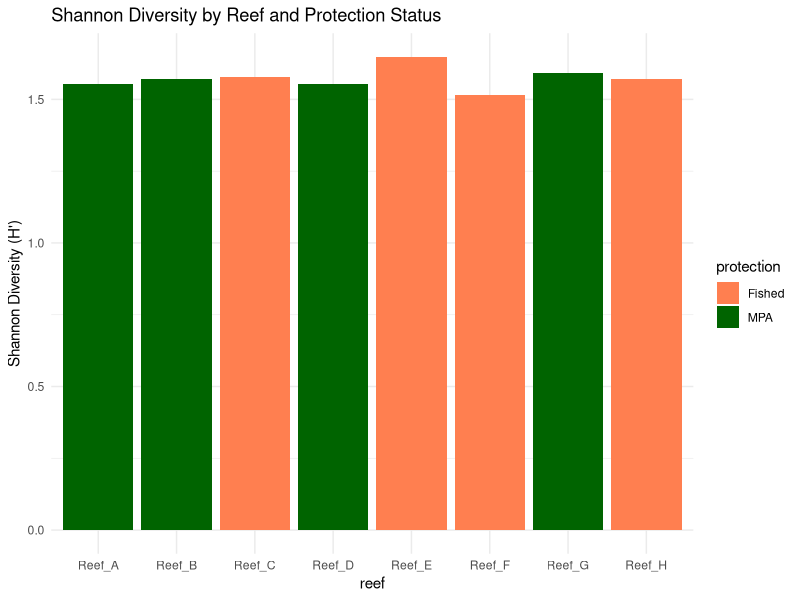
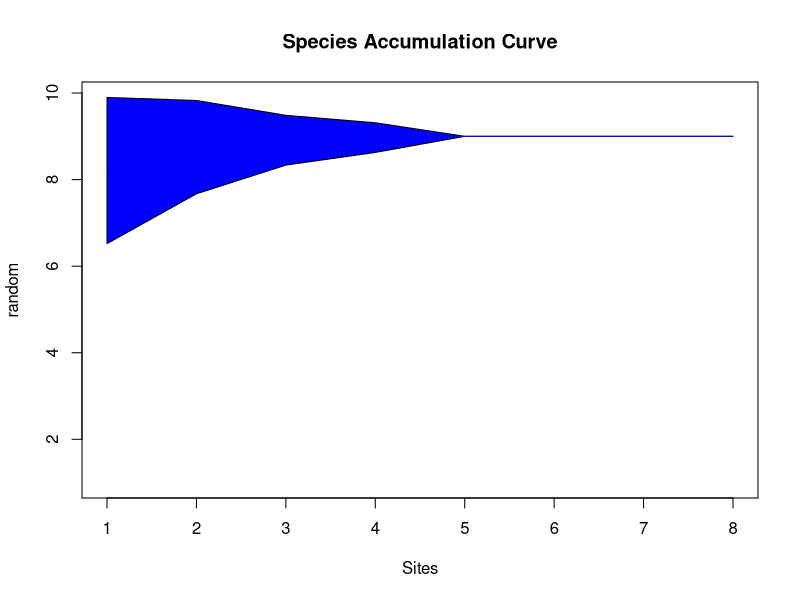
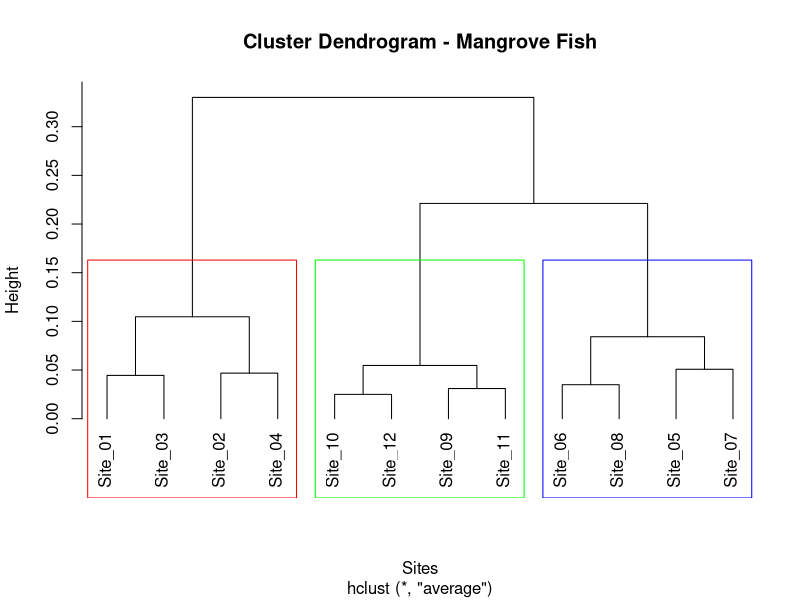
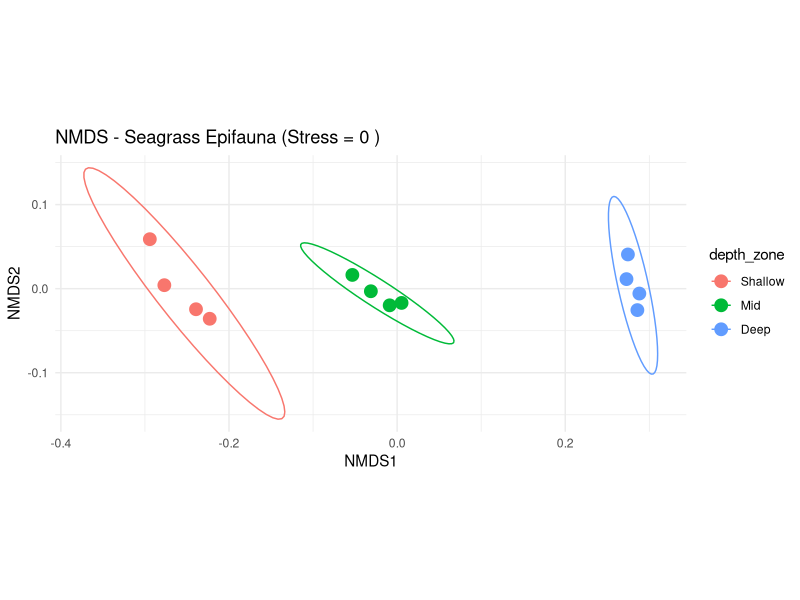
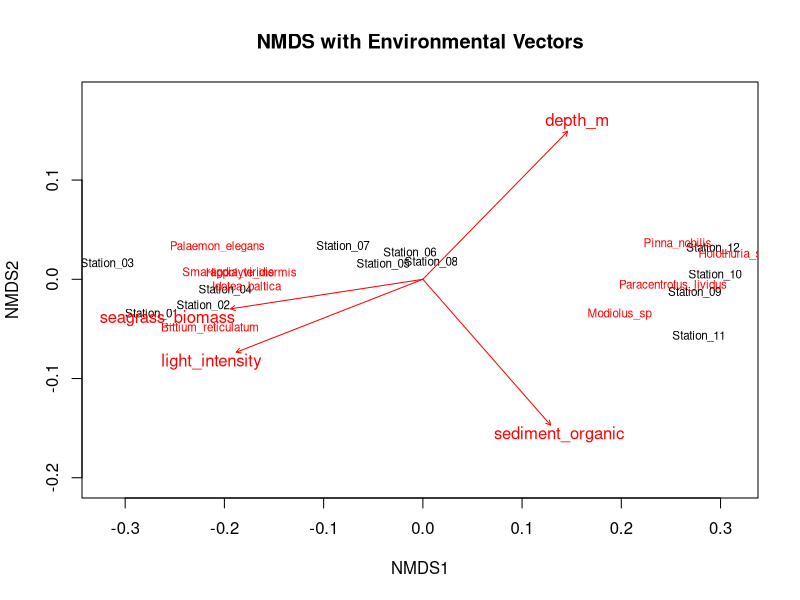
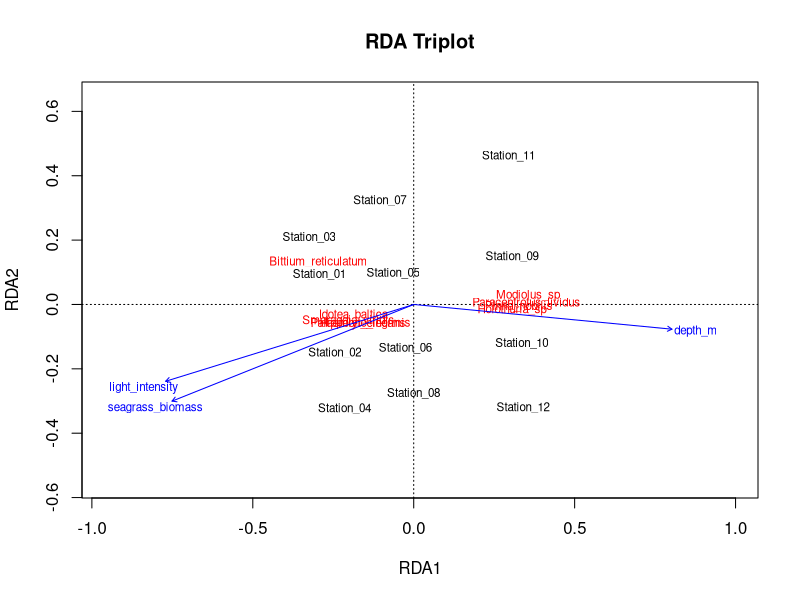
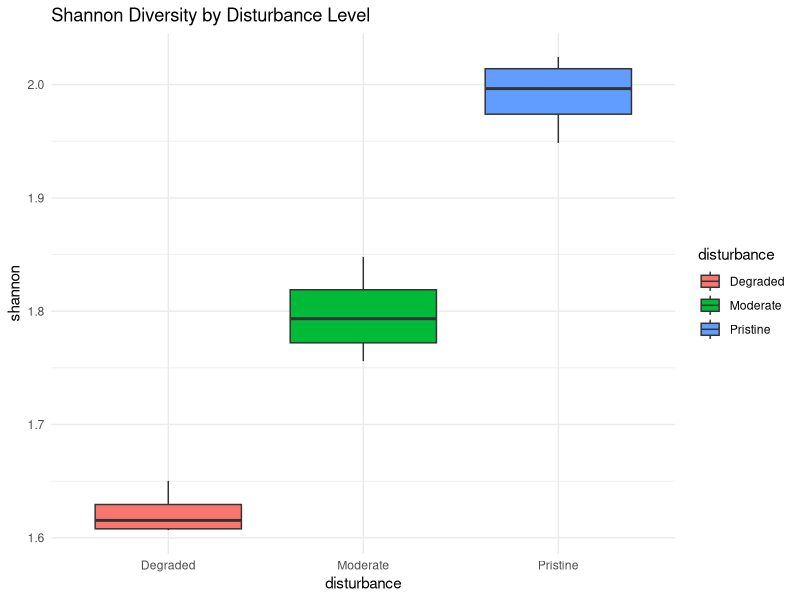
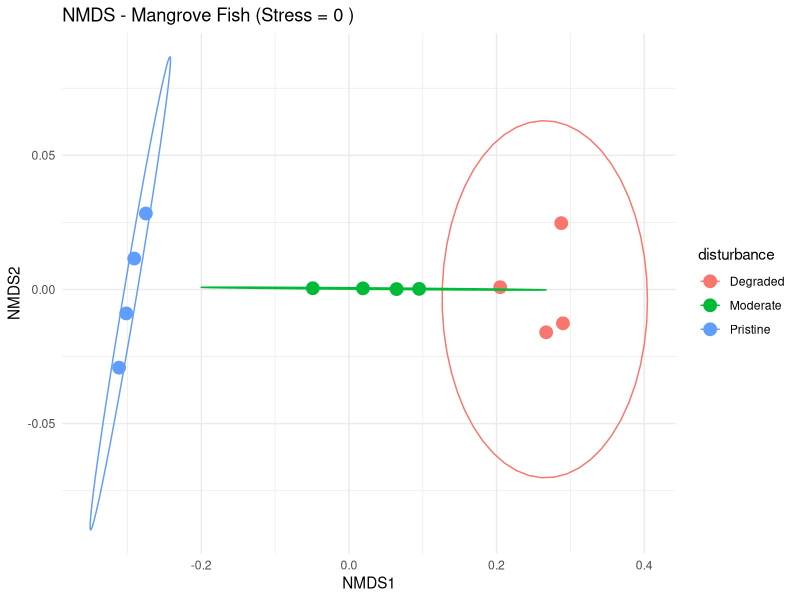

Reproduce these figures in R, in order.
# ============================================
# Multivariate & Diversity Analysis Exercises
# Marine and Coastal Ecology Applications
# ============================================

library(vegan)
library(ggplot2)

# ============================================
# DATASETS FOR EXERCISES
# ============================================

# -----------------------------------------
# DATASET 1: Mangrove Fish Assemblages
# -----------------------------------------
# Fish abundance from mangrove sites with different disturbance levels

set.seed(42)

mangrove_fish <- data.frame(
  # Resident species
  Lutjanus_argentimaculatus = c(25, 28, 22, 30, 8, 5, 10, 6, 3, 2, 4, 3),
  Lates_calcarifer = c(12, 15, 10, 18, 4, 3, 5, 4, 1, 2, 2, 1),
  Scatophagus_argus = c(45, 50, 42, 55, 20, 15, 25, 18, 8, 5, 10, 6),

  # Transient species
  Mugil_cephalus = c(30, 35, 28, 40, 35, 38, 32, 40, 45, 50, 42, 48),
  Chanos_chanos = c(18, 22, 15, 25, 25, 28, 22, 30, 35, 40, 32, 38),

  # Opportunistic species
  Ambassis_gymnocephalus = c(60, 55, 65, 52, 80, 85, 75, 88, 120, 130, 115, 125),
  Gerres_oyena = c(40, 45, 38, 48, 55, 60, 50, 65, 90, 95, 85, 100),
  Leiognathus_equulus = c(35, 38, 32, 42, 65, 70, 60, 75, 110, 115, 105, 120)
)

rownames(mangrove_fish) <- paste0("Site_", sprintf("%02d", 1:12))

mangrove_env <- data.frame(
  site = paste0("Site_", sprintf("%02d", 1:12)),
  disturbance = factor(c(rep("Pristine", 4), rep("Moderate", 4), rep("Degraded", 4))),
  mangrove_cover = c(85, 90, 82, 88, 55, 50, 60, 52, 20, 15, 25, 18),
  water_turbidity = c(5, 4, 6, 5, 15, 18, 12, 16, 35, 40, 32, 38),
  prop_roots_density = c(45, 50, 42, 48, 28, 25, 32, 26, 10, 8, 12, 9),
  distance_ocean_km = c(2, 3, 1.5, 2.5, 4, 5, 3.5, 4.5, 6, 7, 5.5, 6.5)
)

# -----------------------------------------
# DATASET 2: Seagrass Epifauna
# -----------------------------------------
# Invertebrate abundance on seagrass at different depths

seagrass_fauna <- data.frame(
  # Gastropods
  Smaragdia_viridis = c(45, 52, 48, 55, 30, 35, 28, 38, 15, 18, 12, 20),
  Bittium_reticulatum = c(80, 75, 85, 70, 55, 50, 60, 48, 25, 22, 28, 20),

  # Bivalves
  Pinna_nobilis = c(5, 8, 6, 10, 12, 15, 10, 18, 20, 25, 18, 28),
  Modiolus_sp = c(15, 18, 12, 20, 22, 25, 20, 28, 35, 40, 32, 42),

  # Crustaceans
  Hippolyte_inermis = c(35, 40, 32, 45, 25, 28, 22, 30, 12, 15, 10, 18),
  Palaemon_elegans = c(28, 32, 25, 35, 20, 22, 18, 25, 8, 10, 6, 12),
  Idotea_baltica = c(50, 55, 48, 58, 35, 38, 32, 42, 18, 20, 15, 22),

  # Echinoderms
  Paracentrotus_lividus = c(8, 10, 6, 12, 15, 18, 12, 20, 25, 30, 22, 32),
  Holothuria_sp = c(3, 5, 2, 6, 8, 10, 6, 12, 15, 18, 12, 20)
)

rownames(seagrass_fauna) <- paste0("Station_", sprintf("%02d", 1:12))

seagrass_env <- data.frame(
  station = paste0("Station_", sprintf("%02d", 1:12)),
  depth_zone = factor(c(rep("Shallow", 4), rep("Mid", 4), rep("Deep", 4)),
                      levels = c("Shallow", "Mid", "Deep")),
  depth_m = c(2, 3, 2.5, 3.5, 6, 7, 5.5, 7.5, 12, 14, 11, 15),
  seagrass_biomass = c(450, 480, 420, 500, 320, 350, 300, 380, 180, 200, 160, 220),
  light_intensity = c(85, 90, 82, 88, 55, 60, 50, 62, 25, 30, 22, 32),
  sediment_organic = c(2.5, 2.2, 2.8, 2.0, 3.5, 3.2, 3.8, 3.0, 5.5, 5.0, 6.0, 4.8)
)

# -----------------------------------------
# DATASET 3: Coral Reef Fish (for diversity)
# -----------------------------------------

coral_fish <- data.frame(
  # High abundance species
  Chromis_viridis = c(150, 180, 45, 165, 50, 40, 160, 55),
  Pomacentrus_moluccensis = c(85, 95, 25, 90, 30, 22, 88, 28),

  # Medium abundance
  Chaetodon_lunulatus = c(25, 30, 8, 28, 10, 6, 27, 9),
  Thalassoma_lunare = c(40, 45, 15, 42, 18, 12, 44, 16),
  Halichoeres_hortulanus = c(30, 35, 12, 32, 14, 10, 33, 13),

  # Low abundance
  Cephalopholis_argus = c(8, 10, 3, 9, 4, 2, 10, 3),
  Epinephelus_merra = c(5, 7, 2, 6, 3, 1, 6, 2),

  # Rare species
  Cheilinus_undulatus = c(2, 3, 0, 2, 1, 0, 3, 1),
  Bolbometopon_muricatum = c(1, 2, 0, 1, 0, 0, 2, 0)
)

rownames(coral_fish) <- paste0("Reef_", LETTERS[1:8])

coral_env <- data.frame(
  reef = paste0("Reef_", LETTERS[1:8]),
  protection = factor(c("MPA", "MPA", "Fished", "MPA", "Fished", "Fished", "MPA", "Fished")),
  coral_cover = c(65, 72, 25, 68, 30, 18, 70, 28),
  structural_complexity = c(4.2, 4.5, 2.1, 4.3, 2.4, 1.8, 4.4, 2.2)
)


# ============================================
# EXERCISES
# ============================================

# -----------------------------------------
# EXERCISE 1: Diversity Indices
# -----------------------------------------
# Using the coral_fish dataset:
# a) Calculate species richness, Shannon, and Simpson diversity for each reef
# b) Calculate Pielou's evenness
# c) Compare diversity between MPA and Fished reefs (use t-test or Wilcoxon)
# d) Create a bar plot comparing Shannon diversity between protection levels

# Your code here:



# -----------------------------------------
# EXERCISE 2: Species Accumulation & Rarefaction
# -----------------------------------------
# Using the coral_fish dataset:
# a) Create a species accumulation curve
# b) Calculate rarefied richness (standardize to minimum sample size)
# c) Estimate total species richness using Chao estimator
# d) Interpret: Is the sampling adequate?

# Your code here:



# -----------------------------------------
# EXERCISE 3: Cluster Analysis
# -----------------------------------------
# Using the mangrove_fish dataset:
# a) Calculate Bray-Curtis dissimilarity
# b) Perform hierarchical clustering (UPGMA)
# c) Cut the dendrogram into 3 groups
# d) Do the clusters match the disturbance categories?

# Your code here:



# -----------------------------------------
# EXERCISE 4: NMDS Ordination
# -----------------------------------------
# Using the seagrass_fauna dataset:
# a) Perform NMDS ordination (2 dimensions)
# b) Check the stress value - is it acceptable?
# c) Create a plot showing sites colored by depth_zone
# d) Add 95% confidence ellipses for each depth zone

# Your code here:



# -----------------------------------------
# EXERCISE 5: PERMANOVA
# -----------------------------------------
# Using the mangrove_fish and mangrove_env datasets:
# a) Test if fish community differs between disturbance levels
# b) Report R² and p-value
# c) If significant, which disturbance level is most different?
# d) Run pairwise PERMANOVA (if possible)

# Your code here:



# -----------------------------------------
# EXERCISE 6: SIMPER Analysis
# -----------------------------------------
# Using the mangrove_fish dataset:
# a) Identify species contributing to differences between Pristine and Degraded sites
# b) Which species contribute most to the dissimilarity?
# c) Are these species more abundant in Pristine or Degraded sites?

# Your code here:



# -----------------------------------------
# EXERCISE 7: Environmental Fitting
# -----------------------------------------
# Using the seagrass_fauna and seagrass_env datasets:
# a) Run NMDS on the fauna data
# b) Fit environmental variables to the ordination
# c) Which environmental variables significantly correlate with community structure?
# d) Create a plot with significant environmental vectors

# Your code here:



# -----------------------------------------
# EXERCISE 8: RDA (Constrained Ordination)
# -----------------------------------------
# Using the seagrass_fauna and seagrass_env datasets:
# a) Perform RDA with depth_m, seagrass_biomass, and light_intensity as constraints
# b) What proportion of variance is explained by the environmental variables?
# c) Test the significance of the RDA
# d) Which environmental variable is most important?

# Your code here:



# -----------------------------------------
# EXERCISE 9: Beta Diversity
# -----------------------------------------
# Using the coral_fish dataset:
# a) Calculate pairwise Bray-Curtis dissimilarity
# b) Compare beta diversity within MPA vs within Fished sites
# c) Is community composition more variable in fished areas?

# Your code here:



# -----------------------------------------
# EXERCISE 10: Complete Analysis
# -----------------------------------------
# Using the mangrove_fish and mangrove_env datasets, perform a
# complete ecological analysis:
# a) Calculate diversity indices for each site
# b) Test if diversity differs between disturbance levels
# c) Perform NMDS ordination
# d) Test community differences with PERMANOVA
# e) Identify indicator species using SIMPER
# f) Write a brief ecological interpretation

# Your code here:



# ============================================
# SOLUTIONS
# ============================================
# Scroll down...
#
#
#
#
#
#
#
#
#
#
#

# -----------------------------------------
# SOLUTION 1: Diversity Indices
# -----------------------------------------
# Calculate indices
richness <- specnumber(coral_fish)
shannon <- diversity(coral_fish, "shannon")
simpson <- diversity(coral_fish, "simpson")
evenness <- shannon / log(richness)

diversity_df <- data.frame(
  reef = rownames(coral_fish),
  richness = richness,
  shannon = round(shannon, 3),
  simpson = round(simpson, 3),
  evenness = round(evenness, 3),
  protection = coral_env$protection
)
print(diversity_df)

# Compare between protection levels
wilcox.test(shannon ~ protection, data = diversity_df)

# Bar plot
ggplot(diversity_df, aes(x = reef, y = shannon, fill = protection)) +
  geom_bar(stat = "identity") +
  labs(title = "Shannon Diversity by Reef and Protection Status",
       y = "Shannon Diversity (H')") +
  theme_minimal() +
  scale_fill_manual(values = c("MPA" = "darkgreen", "Fished" = "coral"))

# -----------------------------------------
# SOLUTION 2: Species Accumulation & Rarefaction
# -----------------------------------------
# Species accumulation
spec_accum <- specaccum(coral_fish, method = "random")
plot(spec_accum, ci.type = "polygon", col = "blue",
     main = "Species Accumulation Curve")

# Rarefied richness
min_n <- min(rowSums(coral_fish))
rarefied <- rarefy(coral_fish, sample = min_n)
print(paste("Minimum sample size:", min_n))
print("Rarefied richness:")
print(round(rarefied, 2))

# Chao estimator
chao <- specpool(coral_fish)
print(chao)
# If observed ≈ Chao estimate, sampling is adequate

# -----------------------------------------
# SOLUTION 3: Cluster Analysis
# -----------------------------------------
dist_bray <- vegdist(mangrove_fish, "bray")
hc <- hclust(dist_bray, method = "average")

plot(hc, main = "Cluster Dendrogram - Mangrove Fish",
     xlab = "Sites", hang = -1)
rect.hclust(hc, k = 3, border = c("red", "green", "blue"))

clusters <- cutree(hc, k = 3)
print("Cluster vs Disturbance:")
print(table(clusters, mangrove_env$disturbance))
# Should show good correspondence

# -----------------------------------------
# SOLUTION 4: NMDS Ordination
# -----------------------------------------
nmds <- metaMDS(seagrass_fauna, distance = "bray", k = 2, trymax = 100)
print(paste("Stress:", round(nmds$stress, 3)))

# Extract scores
scores_df <- as.data.frame(scores(nmds, "sites"))
scores_df$depth_zone <- seagrass_env$depth_zone

ggplot(scores_df, aes(x = NMDS1, y = NMDS2, color = depth_zone)) +
  geom_point(size = 4) +
  stat_ellipse(level = 0.95) +
  labs(title = paste("NMDS - Seagrass Epifauna (Stress =",
                     round(nmds$stress, 3), ")")) +
  theme_minimal() +
  coord_fixed()

# -----------------------------------------
# SOLUTION 5: PERMANOVA
# -----------------------------------------
permanova <- adonis2(mangrove_fish ~ disturbance,
                      data = mangrove_env,
                      method = "bray",
                      permutations = 999)
print(permanova)

# Pairwise comparisons (manual approach)
pristine_moderate <- adonis2(
  mangrove_fish[mangrove_env$disturbance %in% c("Pristine", "Moderate"), ] ~
    disturbance,
  data = mangrove_env[mangrove_env$disturbance %in% c("Pristine", "Moderate"), ],
  method = "bray")
print("Pristine vs Moderate:")
print(pristine_moderate)

# -----------------------------------------
# SOLUTION 6: SIMPER Analysis
# -----------------------------------------
simper_result <- simper(mangrove_fish, mangrove_env$disturbance)
summary(simper_result)

# Focus on Pristine vs Degraded
print("Top species contributing to Pristine vs Degraded differences:")
print(simper_result$Pristine_Degraded)

# -----------------------------------------
# SOLUTION 7: Environmental Fitting
# -----------------------------------------
nmds_fauna <- metaMDS(seagrass_fauna, distance = "bray", k = 2)

env_matrix <- seagrass_env[, c("depth_m", "seagrass_biomass",
                                "light_intensity", "sediment_organic")]
envfit_result <- envfit(nmds_fauna, env_matrix, permutations = 999)
print(envfit_result)

plot(nmds_fauna, type = "t", main = "NMDS with Environmental Vectors")
plot(envfit_result, p.max = 0.05, col = "red")

# -----------------------------------------
# SOLUTION 8: RDA
# -----------------------------------------
fauna_hell <- decostand(seagrass_fauna, "hellinger")

rda_result <- rda(fauna_hell ~ depth_m + seagrass_biomass + light_intensity,
                   data = seagrass_env)
print(summary(rda_result))
print("Adjusted R²:")
print(RsquareAdj(rda_result))

# Significance
anova(rda_result, permutations = 999)
anova(rda_result, by = "terms", permutations = 999)

plot(rda_result, main = "RDA Triplot")

# -----------------------------------------
# SOLUTION 9: Beta Diversity
# -----------------------------------------
dist_matrix <- as.matrix(vegdist(coral_fish, "bray"))

# Within MPA
mpa_sites <- which(coral_env$protection == "MPA")
mpa_dissim <- dist_matrix[mpa_sites, mpa_sites]
mpa_beta <- mean(mpa_dissim[lower.tri(mpa_dissim)])

# Within Fished
fished_sites <- which(coral_env$protection == "Fished")
fished_dissim <- dist_matrix[fished_sites, fished_sites]
fished_beta <- mean(fished_dissim[lower.tri(fished_dissim)])

print(paste("Mean beta diversity within MPA:", round(mpa_beta, 3)))
print(paste("Mean beta diversity within Fished:", round(fished_beta, 3)))

# -----------------------------------------
# SOLUTION 10: Complete Analysis
# -----------------------------------------

# a) Diversity indices
mangrove_diversity <- data.frame(
  site = rownames(mangrove_fish),
  disturbance = mangrove_env$disturbance,
  richness = specnumber(mangrove_fish),
  shannon = diversity(mangrove_fish, "shannon"),
  simpson = diversity(mangrove_fish, "simpson")
)

# b) Test diversity differences
kruskal.test(shannon ~ disturbance, data = mangrove_diversity)

ggplot(mangrove_diversity, aes(x = disturbance, y = shannon, fill = disturbance)) +
  geom_boxplot() +
  labs(title = "Shannon Diversity by Disturbance Level") +
  theme_minimal()

# c) NMDS
nmds_mangrove <- metaMDS(mangrove_fish, distance = "bray", k = 2)
nmds_scores <- as.data.frame(scores(nmds_mangrove, "sites"))
nmds_scores$disturbance <- mangrove_env$disturbance

ggplot(nmds_scores, aes(x = NMDS1, y = NMDS2, color = disturbance)) +
  geom_point(size = 4) +
  stat_ellipse(level = 0.95) +
  labs(title = paste("NMDS - Mangrove Fish (Stress =",
                     round(nmds_mangrove$stress, 3), ")")) +
  theme_minimal()

# d) PERMANOVA
adonis2(mangrove_fish ~ disturbance, data = mangrove_env,
        method = "bray", permutations = 999)

# e) SIMPER
simper(mangrove_fish, mangrove_env$disturbance)

# f) Interpretation:
cat("
ECOLOGICAL INTERPRETATION:
--------------------------
1. Species diversity (Shannon) decreases with increasing disturbance
2. NMDS shows clear separation of sites by disturbance level
3. PERMANOVA confirms significant community differences (p < 0.05)
4. Pristine sites are dominated by resident species (Lutjanus, Lates, Scatophagus)
5. Degraded sites are dominated by opportunistic species (Ambassis, Gerres, Leiognathus)
6. Loss of mangrove cover leads to shift from specialist to generalist fish assemblages
")

# ============================================
# End of Multivariate Exercises
# ============================================
